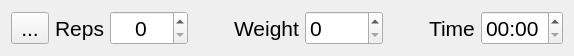
<?xml version="1.0" encoding="UTF-8"?>
<ui version="4.0">
 <class>ExerciseSet</class>
 <widget class="QWidget" name="ExerciseSet">
  <property name="geometry">
   <rect>
    <x>0</x>
    <y>0</y>
    <width>574</width>
    <height>55</height>
   </rect>
  </property>
  <property name="font">
   <font>
    <pointsize>16</pointsize>
   </font>
  </property>
  <property name="windowTitle">
   <string>Form</string>
  </property>
  <layout class="QHBoxLayout" name="horizontalLayout">
   <item>
    <widget class="QToolButton" name="remove">
     <property name="text">
      <string>...</string>
     </property>
     <property name="icon">
      <iconset theme="QIcon::ThemeIcon::EditDelete"/>
     </property>
    </widget>
   </item>
   <item>
    <widget class="QLabel" name="label">
     <property name="sizePolicy">
      <sizepolicy hsizetype="Maximum" vsizetype="Preferred">
       <horstretch>0</horstretch>
       <verstretch>0</verstretch>
      </sizepolicy>
     </property>
     <property name="text">
      <string>Reps</string>
     </property>
    </widget>
   </item>
   <item>
    <widget class="QSpinBox" name="reps">
     <property name="alignment">
      <set>Qt::AlignmentFlag::AlignCenter</set>
     </property>
    </widget>
   </item>
   <item>
    <spacer name="horizontalSpacer">
     <property name="orientation">
      <enum>Qt::Orientation::Horizontal</enum>
     </property>
     <property name="sizeType">
      <enum>QSizePolicy::Policy::Maximum</enum>
     </property>
     <property name="sizeHint" stdset="0">
      <size>
       <width>40</width>
       <height>20</height>
      </size>
     </property>
    </spacer>
   </item>
   <item>
    <widget class="QLabel" name="label_2">
     <property name="sizePolicy">
      <sizepolicy hsizetype="Maximum" vsizetype="Preferred">
       <horstretch>0</horstretch>
       <verstretch>0</verstretch>
      </sizepolicy>
     </property>
     <property name="text">
      <string>Weight</string>
     </property>
    </widget>
   </item>
   <item>
    <widget class="QSpinBox" name="weight">
     <property name="maximum">
      <number>2000</number>
     </property>
    </widget>
   </item>
   <item>
    <spacer name="horizontalSpacer_2">
     <property name="orientation">
      <enum>Qt::Orientation::Horizontal</enum>
     </property>
     <property name="sizeType">
      <enum>QSizePolicy::Policy::Maximum</enum>
     </property>
     <property name="sizeHint" stdset="0">
      <size>
       <width>40</width>
       <height>20</height>
      </size>
     </property>
    </spacer>
   </item>
   <item>
    <widget class="QLabel" name="label_3">
     <property name="sizePolicy">
      <sizepolicy hsizetype="Maximum" vsizetype="Preferred">
       <horstretch>0</horstretch>
       <verstretch>0</verstretch>
      </sizepolicy>
     </property>
     <property name="text">
      <string>Time</string>
     </property>
    </widget>
   </item>
   <item>
    <widget class="QTimeEdit" name="time">
     <property name="displayFormat">
      <string>mm:ss</string>
     </property>
    </widget>
   </item>
  </layout>
 </widget>
 <resources/>
 <connections>
  <connection>
   <sender>remove</sender>
   <signal>clicked()</signal>
   <receiver>ExerciseSet</receiver>
   <slot>remove()</slot>
   <hints>
    <hint type="sourcelabel">
     <x>20</x>
     <y>27</y>
    </hint>
    <hint type="destinationlabel">
     <x>286</x>
     <y>27</y>
    </hint>
   </hints>
  </connection>
  <connection>
   <sender>reps</sender>
   <signal>valueChanged(int)</signal>
   <receiver>ExerciseSet</receiver>
   <slot>change()</slot>
   <hints>
    <hint type="sourcelabel">
     <x>131</x>
     <y>27</y>
    </hint>
    <hint type="destinationlabel">
     <x>286</x>
     <y>27</y>
    </hint>
   </hints>
  </connection>
  <connection>
   <sender>time</sender>
   <signal>userTimeChanged(QTime)</signal>
   <receiver>ExerciseSet</receiver>
   <slot>change()</slot>
   <hints>
    <hint type="sourcelabel">
     <x>523</x>
     <y>27</y>
    </hint>
    <hint type="destinationlabel">
     <x>286</x>
     <y>27</y>
    </hint>
   </hints>
  </connection>
  <connection>
   <sender>weight</sender>
   <signal>valueChanged(int)</signal>
   <receiver>ExerciseSet</receiver>
   <slot>change()</slot>
   <hints>
    <hint type="sourcelabel">
     <x>336</x>
     <y>27</y>
    </hint>
    <hint type="destinationlabel">
     <x>286</x>
     <y>27</y>
    </hint>
   </hints>
  </connection>
 </connections>
 <slots>
  <signal>removeRequested()</signal>
  <signal>dataChanged()</signal>
  <slot>remove()</slot>
  <slot>change()</slot>
 </slots>
</ui>
